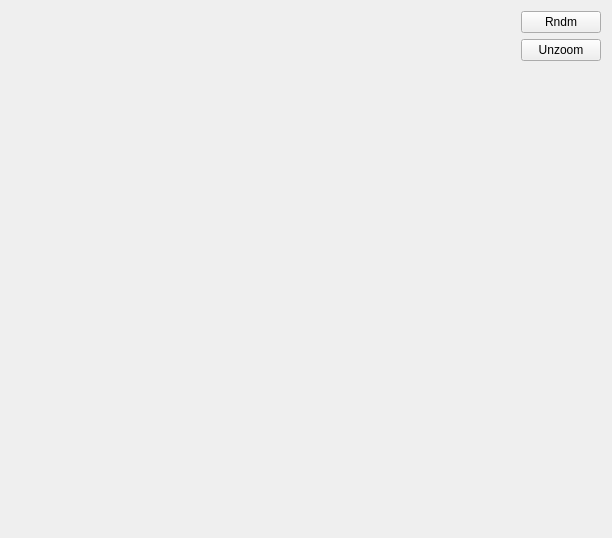
<?xml version="1.0" encoding="UTF-8"?>
<ui version="4.0">
 <class>cls_GraphWidget</class>
 <widget class="QWidget" name="cls_GraphWidget">
  <property name="geometry">
   <rect>
    <x>0</x>
    <y>0</y>
    <width>612</width>
    <height>538</height>
   </rect>
  </property>
  <property name="windowTitle">
   <string>Form</string>
  </property>
  <layout class="QHBoxLayout" name="horizontalLayout">
   <item>
    <widget class="QRootCanvas" name="canvasWidget" native="true">
     <property name="sizePolicy">
      <sizepolicy hsizetype="Expanding" vsizetype="Preferred">
       <horstretch>0</horstretch>
       <verstretch>0</verstretch>
      </sizepolicy>
     </property>
    </widget>
   </item>
   <item>
    <layout class="QVBoxLayout" name="verticalLayout">
     <item>
      <widget class="QPushButton" name="pushButton">
       <property name="minimumSize">
        <size>
         <width>80</width>
         <height>0</height>
        </size>
       </property>
       <property name="maximumSize">
        <size>
         <width>80</width>
         <height>16777215</height>
        </size>
       </property>
       <property name="text">
        <string>Rndm</string>
       </property>
      </widget>
     </item>
     <item>
      <widget class="QPushButton" name="pushButton_2">
       <property name="minimumSize">
        <size>
         <width>80</width>
         <height>0</height>
        </size>
       </property>
       <property name="maximumSize">
        <size>
         <width>80</width>
         <height>16777215</height>
        </size>
       </property>
       <property name="text">
        <string>Unzoom</string>
       </property>
      </widget>
     </item>
     <item>
      <spacer name="verticalSpacer">
       <property name="orientation">
        <enum>Qt::Vertical</enum>
       </property>
       <property name="sizeHint" stdset="0">
        <size>
         <width>20</width>
         <height>40</height>
        </size>
       </property>
      </spacer>
     </item>
    </layout>
   </item>
  </layout>
 </widget>
 <customwidgets>
  <customwidget>
   <class>QRootCanvas</class>
   <extends>QWidget</extends>
   <header>QRootCanvas.h</header>
   <container>1</container>
  </customwidget>
 </customwidgets>
 <resources/>
 <connections>
  <connection>
   <sender>pushButton</sender>
   <signal>clicked()</signal>
   <receiver>cls_GraphWidget</receiver>
   <slot>FillTest()</slot>
   <hints>
    <hint type="sourcelabel">
     <x>583</x>
     <y>28</y>
    </hint>
    <hint type="destinationlabel">
     <x>604</x>
     <y>155</y>
    </hint>
   </hints>
  </connection>
  <connection>
   <sender>pushButton_2</sender>
   <signal>clicked()</signal>
   <receiver>cls_GraphWidget</receiver>
   <slot>UnZoom()</slot>
   <hints>
    <hint type="sourcelabel">
     <x>540</x>
     <y>62</y>
    </hint>
    <hint type="destinationlabel">
     <x>608</x>
     <y>90</y>
    </hint>
   </hints>
  </connection>
 </connections>
 <slots>
  <slot>FillTest()</slot>
  <slot>UnZoom()</slot>
 </slots>
</ui>
